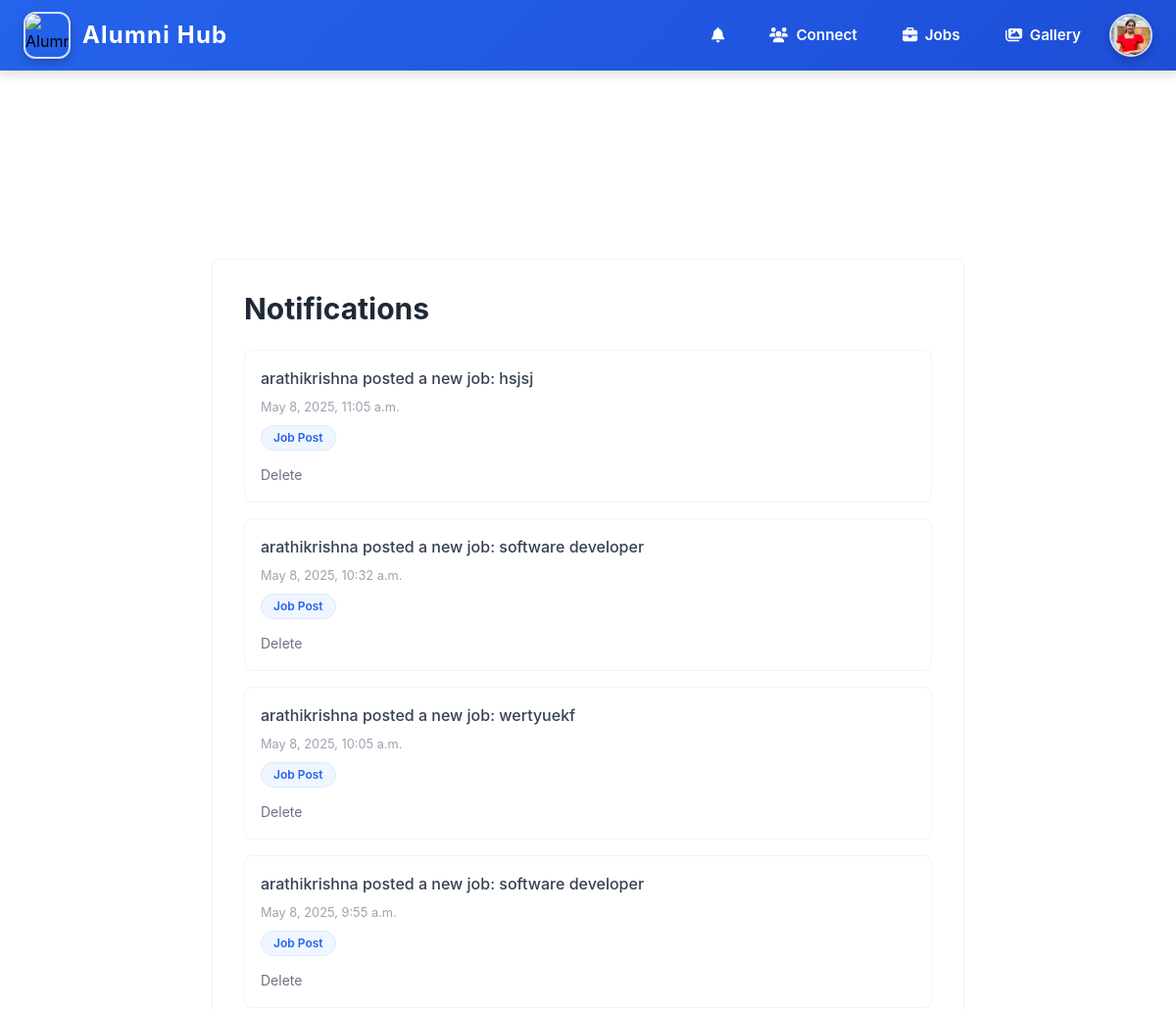
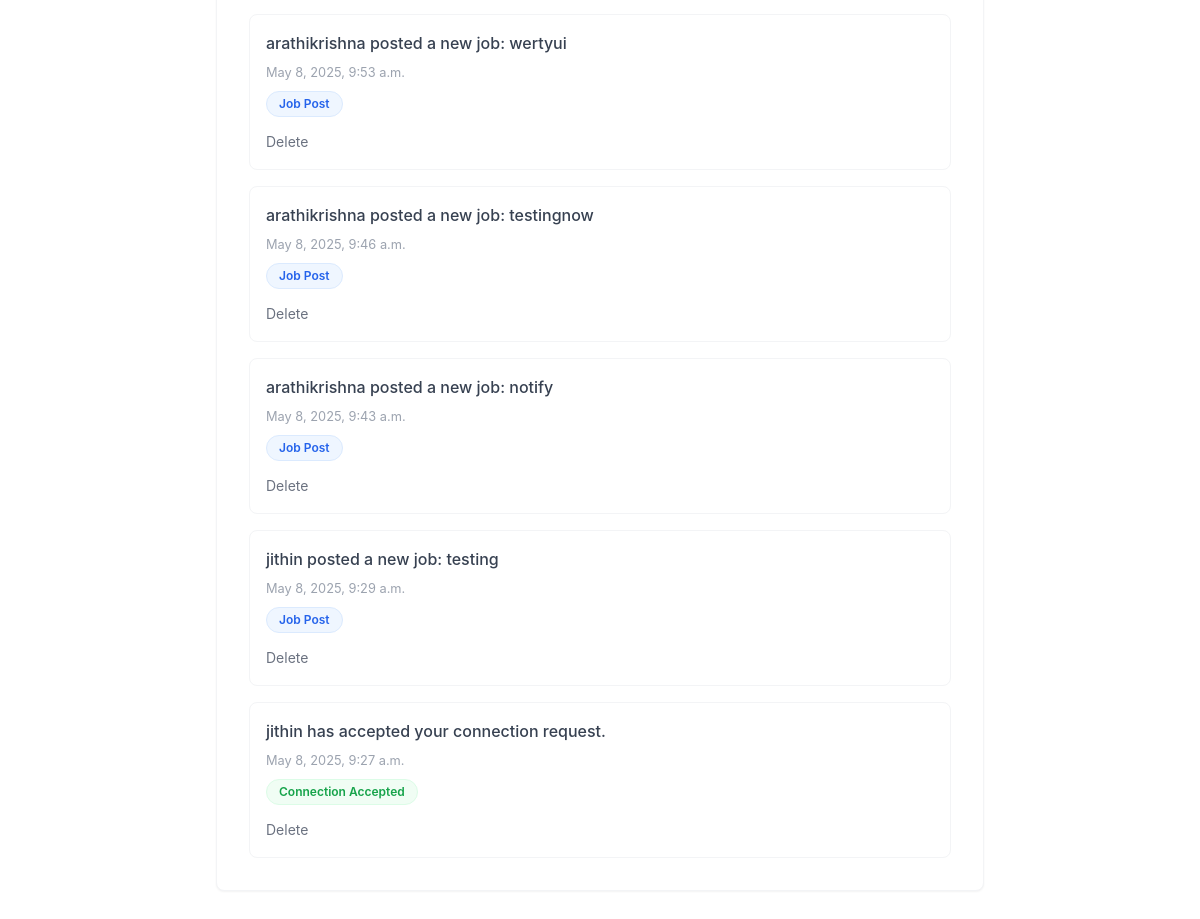
The app's page /notifications/ (signed in) with its own data (2 pictures, top to bottom).
### myapp/models.py (models this page shows, shortened)
class User(AbstractUser):
    is_alumni = models.BooleanField(default=False)
    is_student = models.BooleanField(default=False)
    groups = models.ManyToManyField(Group, related_name="custom_user_groups", blank=True)
    user_permissions = models.ManyToManyField(Permission, related_name="custom_user_permissions", blank=True)

class StudentProfile(models.Model):
    user = models.OneToOneField(User, on_delete=models.CASCADE, related_name='student_profile')
    enrollment_year = models.PositiveIntegerField()
    major = models.CharField(max_length=255)
    resume = models.FileField(upload_to='resumes/', blank=True, null=True)
    profile_picture = models.ImageField(upload_to='profile_pics/', blank=True, null=True)

class Notification(models.Model):
    TYPE_CHOICES = [
        ('job', 'Job Post'),
        ('connection', 'Connection Request'),
        ('connection_accepted', 'Connection Accepted'),
    ]
    user = models.ForeignKey(User, on_delete=models.CASCADE, related_name='notifications')  # recipient
    from_user = models.ForeignKey(User, on_delete=models.SET_NULL, null=True, blank=True, related_name='sent_notifications')  # sender
    message = models.CharField(max_length=255)
    is_read = models.BooleanField(default=False)
    read_at = models.DateTimeField(null=True, blank=True)
    created_at = models.DateTimeField(auto_now_add=True)
    notification_type = models.CharField(max_length=20, choices=TYPE_CHOICES, default='job')

### myapp/views.py (the view)
# urls.py: path('notifications/', my_notifications, name='my_notifications'),
@login_required
def my_notifications(request):
    notifications = request.user.notifications.order_by('-created_at')
    request.user.notifications.filter(is_read=False).update(is_read=True)
    return render(request, 'notification.html', {'notifications': notifications})

### myapp/context_processors.py (called while the page is built)
def notification_count(request):
    if request.user.is_authenticated:
        return {
            'unread_notification_count': Notification.objects.filter(
                user=request.user,
                is_read=False
            ).count()
        }
    return {}

### templates/notification.html (shortened to what this page needs)
{% extends "home.html" %}
{% block content %}
{% include 'navbar.html'%}
<section class="min-h-screen flex items-center justify-center bg-white px-6 py-12">
  <div class="max-w-3xl w-full bg-white rounded-lg shadow-sm p-8 border border-gray-100">
    <h2 class="text-3xl font-bold text-gray-800 mb-6">Notifications</h2>
    {% if notifications %}
      <div class="space-y-4">
        {% for notification in notifications %}
          <div class="border border-gray-100 rounded-lg p-4 bg-white shadow-xs hover:bg-gray-50 transition-colors">
            <p class="text-gray-700 font-medium mb-1">
              {{ notification.message }}
            </p>
            <small class="text-gray-400">{{ notification.created_at }}</small>
            <div class="mt-2 flex flex-wrap gap-2">
              {% if notification.notification_type == 'job' %}
                <span class="bg-blue-50 text-blue-600 text-xs font-semibold px-3 py-1 rounded-full border border-blue-100">Job Post</span>
              {% elif notification.notification_type == 'connection' %}
                <span class="bg-purple-50 text-purple-600 text-xs font-semibold px-3 py-1 rounded-full border border-purple-100">Connection Request</span>
              {% elif notification.notification_type == 'connection_accepted' %}
                <span class="bg-green-50 text-green-600 text-xs font-semibold px-3 py-1 rounded-full border border-green-100">Connection Accepted</span>
              {% endif %}
            </div>
            <div class="mt-3">
              <a href="{% url 'delete_notification' notification.id %}" class="text-sm text-gray-500 hover:text-red-500 transition-colors">
                Delete
              </a>
            </div>
          </div>
        {% endfor %}
      </div>
    {% else %}
      <p class="text-gray-500">You have no notifications.</p>
    {% endif %}
  </div>
</section>
{% endblock %}

### templates/navbar.html (shortened to what this page needs)
</head>
<body>
  <nav class="navbar">
    <div class="navbar-container">
      <a href="{% url 'home' %}" class="navbar-logo">
        <img class="logo-image"
             src="https://encrypted-tbn0.gstatic.com/images?q=tbn:ANd9GcR6Wxo3iWcQN14Me9G9DkT4dSHTUvrpSCCp8g&s"
             alt="Alumni Hub Logo">
        <span class="logo-text">Alumni Hub</span>
      </a>
      <div id="main-menu" class="navbar-menu">
        {% if user.is_authenticated %}
          {% if user.is_superuser %}
            <a href="{% url 'admin_dashboard' %}" class="nav-link highlighted">
              <i class="fas fa-tachometer-alt"></i> Admin Dashboard
            </a>
            <form action="{% url 'signout' %}" method="post">
              {% csrf_token %}
              <button type="submit" class="nav-button">
                <i class="fas fa-sign-out-alt mr-2"></i> Sign Out
              </button>
            </form>
          {% elif user.is_student %}
            <a href="{% url 'my_notifications' %}" class="nav-link" style="position: relative;">
              <i class="fas fa-bell"></i>
            </a>
            <a href="{% url 'combined_user_list' %}" class="nav-link"><i class="fas fa-users"></i> Connect</a>
            <a href="{% url 'jobpost_list' %}" class="nav-link"><i class="fas fa-briefcase"></i> Jobs</a>
            <a href="{% url 'photo_gallery' %}" class="nav-link"><i class="fas fa-images"></i> Gallery</a>
            <div class="profile-container">
              <button id="profile-btn" class="profile-button">
                {% if user.student_profile.profile_picture %}
                  <img class="profile-image" src="{{ user.student_profile.profile_picture.url }}" alt="Profile Picture">
                {% else %}
                  <img class="profile-image" src="/static/images/default_profile.png" alt="Default Profile">
                {% endif %}
              </button>
            </div>
          {% endif %}
        {% else %}
          <a href="{% url 'signin' %}" class="nav-link"><i class="fas fa-sign-in-alt"></i> Sign In</a>
          <a href="{% url 'signup' %}" class="nav-button"><i class="fas fa-user-plus mr-2"></i> Sign Up</a>
        {% endif %}
      </div>
    </div>
  </nav>

### templates/navbar.html (style rules this page uses)
body { font-family: 'Inter', sans-serif; margin: 0; padding: 0; }
.navbar { background: linear-gradient(135deg, #2563eb 0%, #1d4ed8 100%); box-shadow: 0 4px 12px rgba(0, 0, 0, 0.15); position: sticky; top: 0; z-index: 100; }
.navbar-container { max-width: 1400px; margin: 0 auto; padding: 0.75rem 1.5rem; display: flex; justify-content: space-between; align-items: center; }
.navbar-logo { display: flex; align-items: center; gap: 0.75rem; text-decoration: none; position: relative; z-index: 110; }
.logo-image { width: 3rem; height: 3rem; border-radius: 12px; border: 2px solid rgba(255, 255, 255, 0.8); box-shadow: 0 4px 8px rgba(0, 0, 0, 0.2); transition: all 0.3s ease; object-fit: cover; }
.logo-text { font-size: 1.5rem; font-weight: 700; color: white; letter-spacing: 0.05em; position: relative; display: inline-block; }
.logo-text:after { content: ''; position: absolute; width: 0; height: 2px; bottom: -2px; left: 0; background-color: white; transition: width 0.3s ease; }
.navbar-menu { display: flex; align-items: center; gap: 0.75rem; }
.nav-link { color: white; text-decoration: none; font-weight: 600; font-size: 0.95rem; padding: 0.5rem 1rem; border-radius: 8px; border: 1.5px solid transparent; transition: all 0.3s ease; display: flex; align-items: center; gap: 0.5rem; }
.profile-container { position: relative; }
.profile-button { background: transparent; border: none; padding: 0; cursor: pointer; display: flex; align-items: center; }
.profile-image { width: 2.75rem; height: 2.75rem; border-radius: 50%; border: 2px solid rgba(255, 255, 255, 0.8); box-shadow: 0 4px 8px rgba(0, 0, 0, 0.2); object-fit: cover; transition: all 0.3s ease; }

### records on screen
User: student_profile.profile_picture (picture)
Notification: message "arathikrishna posted a new job: hsjsj", created_at "May 8, 2025, 11:05 a.m.", notification_type "Job Post"
Notification: message "arathikrishna posted a new job: software developer", created_at "May 8, 2025, 10:32 a.m.", notification_type "Job Post"
Notification: message "arathikrishna posted a new job: wertyuekf", created_at "May 8, 2025, 10:05 a.m.", notification_type "Job Post"
Notification: message "arathikrishna posted a new job: software developer", created_at "May 8, 2025, 9:55 a.m.", notification_type "Job Post"
Notification: message "arathikrishna posted a new job: wertyui", created_at "May 8, 2025, 9:53 a.m.", notification_type "Job Post"
Notification: message "arathikrishna posted a new job: testingnow", created_at "May 8, 2025, 9:46 a.m.", notification_type "Job Post"
Notification: message "arathikrishna posted a new job: notify", created_at "May 8, 2025, 9:43 a.m.", notification_type "Job Post"
Notification: message "jithin posted a new job: testing", created_at "May 8, 2025, 9:29 a.m.", notification_type "Job Post"
Notification: message "jithin has accepted your connection request.", created_at "May 8, 2025, 9:27 a.m.", shows "Connection Accepted"
